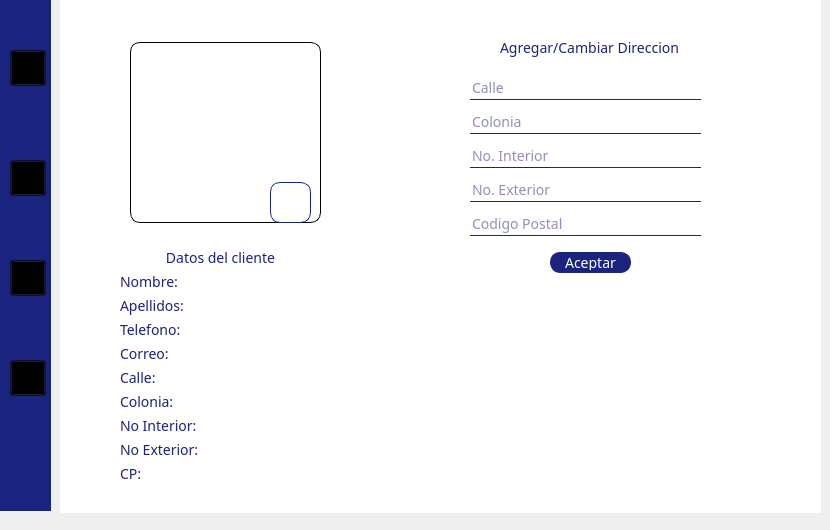
    <widget class="QWidget" name="Perfil">
     <widget class="QGroupBox" name="groupBox_16">
      <property name="geometry">
       <rect>
        <x>60</x>
        <y>-8</y>
        <width>761</width>
        <height>521</height>
       </rect>
      </property>
      <property name="styleSheet">
       <string notr="true">*{
background-color: transparent;
border: none;
font-family: rubik;
}


QGroupBox{
background-color:white;
border: none;

}

QLineEdit{
color: #1a237e;
border-bottom: 1px solid #1a237e;
border-color: #1a237e;
font-size:14px;
}

QLabel{
color:#1a237e;
background-color: transparent;
font-size:14px

}

QPushButton{
color: white;
background-color: #1a237e;
font-size:14px;
border: 1px solid #1a237e;
border-radius: 10px; 
padding: 2px 4px;
}


</string>
      </property>
      <property name="title">
       <string/>
      </property>
      <widget class="QLabel" name="fotouser">
       <property name="geometry">
        <rect>
         <x>70</x>
         <y>50</y>
         <width>191</width>
         <height>181</height>
        </rect>
       </property>
       <property name="styleSheet">
        <string notr="true">background-color: rgb(255, 255, 255);
border: 1px solid black;
border-radius:10px;</string>
       </property>
       <property name="text">
        <string/>
       </property>
      </widget>
      <widget class="QPushButton" name="CambiarFoto">
       <property name="geometry">
        <rect>
         <x>210</x>
         <y>190</y>
         <width>41</width>
         <height>41</height>
        </rect>
       </property>
       <property name="styleSheet">
        <string notr="true">QPushButton{
	border-image: url(:/Imagenes/camara.png);
    background-color: none;
    width: 36px;
    height: 36px;
}</string>
       </property>
       <property name="text">
        <string/>
       </property>
      </widget>
      <widget class="QPushButton" name="aceptar">
       <property name="geometry">
        <rect>
         <x>490</x>
         <y>260</y>
         <width>81</width>
         <height>21</height>
        </rect>
       </property>
       <property name="styleSheet">
        <string notr="true"/>
       </property>
       <property name="text">
        <string>Aceptar</string>
       </property>
      </widget>
      <widget class="QLabel" name="label_18">
       <property name="geometry">
        <rect>
         <x>440</x>
         <y>40</y>
         <width>181</width>
         <height>31</height>
        </rect>
       </property>
       <property name="text">
        <string>Agregar/Cambiar Direccion</string>
       </property>
      </widget>
      <widget class="QWidget" name="gridLayoutWidget">
       <property name="geometry">
        <rect>
         <x>60</x>
         <y>280</y>
         <width>231</width>
         <height>211</height>
        </rect>
       </property>
       <layout class="QGridLayout" name="gridLayout">
        <item row="1" column="0">
         <widget class="QLabel" name="label_20">
          <property name="text">
           <string>Apellidos:</string>
          </property>
         </widget>
        </item>
        <item row="2" column="1">
         <widget class="QLabel" name="tel">
          <property name="styleSheet">
           <string notr="true"/>
          </property>
          <property name="text">
           <string/>
          </property>
         </widget>
        </item>
        <item row="6" column="0">
         <widget class="QLabel" name="label_56">
          <property name="text">
           <string>No Interior:</string>
          </property>
         </widget>
        </item>
        <item row="7" column="0">
         <widget class="QLabel" name="label_57">
          <property name="text">
           <string>No Exterior:</string>
          </property>
         </widget>
        </item>
        <item row="0" column="0">
         <widget class="QLabel" name="label_19">
          <property name="text">
           <string>Nombre:</string>
          </property>
         </widget>
        </item>
        <item row="6" column="1">
         <widget class="QLabel" name="no_int">
          <property name="styleSheet">
           <string notr="true"/>
          </property>
          <property name="text">
           <string/>
          </property>
         </widget>
        </item>
        <item row="5" column="1">
         <widget class="QLabel" name="Colonia">
          <property name="styleSheet">
           <string notr="true"/>
          </property>
          <property name="text">
           <string/>
          </property>
         </widget>
        </item>
        <item row="8" column="1">
         <widget class="QLabel" name="codigoP">
          <property name="styleSheet">
           <string notr="true"/>
          </property>
          <property name="text">
           <string/>
          </property>
         </widget>
        </item>
        <item row="3" column="0">
         <widget class="QLabel" name="label_21">
          <property name="text">
           <string>Correo:</string>
          </property>
         </widget>
        </item>
        <item row="1" column="1">
         <widget class="QLabel" name="apellidop">
          <property name="styleSheet">
           <string notr="true"/>
          </property>
          <property name="text">
           <string/>
          </property>
         </widget>
        </item>
        <item row="2" column="0">
         <widget class="QLabel" name="label_23">
          <property name="text">
           <string>Telefono:</string>
          </property>
         </widget>
        </item>
        <item row="7" column="1">
         <widget class="QLabel" name="no_ext">
          <property name="styleSheet">
           <string notr="true"/>
          </property>
          <property name="text">
           <string/>
          </property>
         </widget>
        </item>
        <item row="5" column="0">
         <widget class="QLabel" name="label_55">
          <property name="text">
           <string>Colonia:</string>
          </property>
         </widget>
        </item>
        <item row="8" column="0">
         <widget class="QLabel" name="label_58">
          <property name="text">
           <string>CP:</string>
          </property>
         </widget>
        </item>
        <item row="4" column="1">
         <widget class="QLabel" name="Calle">
          <property name="styleSheet">
           <string notr="true"/>
          </property>
          <property name="text">
           <string/>
          </property>
         </widget>
        </item>
        <item row="3" column="1">
         <widget class="QLabel" name="correo">
          <property name="styleSheet">
           <string notr="true"/>
          </property>
          <property name="text">
           <string/>
          </property>
         </widget>
        </item>
        <item row="4" column="0">
         <widget class="QLabel" name="label_54">
          <property name="text">
           <string>Calle:</string>
          </property>
         </widget>
        </item>
        <item row="0" column="1">
         <widget class="QLabel" name="nom">
          <property name="styleSheet">
           <string notr="true"/>
          </property>
          <property name="text">
           <string/>
          </property>
         </widget>
        </item>
       </layout>
      </widget>
      <widget class="QWidget" name="verticalLayoutWidget">
       <property name="geometry">
        <rect>
         <x>410</x>
         <y>80</y>
         <width>231</width>
         <height>169</height>
        </rect>
       </property>
       <layout class="QVBoxLayout" name="verticalLayout">
        <item>
         <widget class="QLineEdit" name="calle">
          <property name="styleSheet">
           <string notr="true"/>
          </property>
          <property name="placeholderText">
           <string>Calle</string>
          </property>
         </widget>
        </item>
        <item>
         <widget class="QLineEdit" name="colonia">
          <property name="styleSheet">
           <string notr="true"/>
          </property>
          <property name="placeholderText">
           <string>Colonia</string>
          </property>
         </widget>
        </item>
        <item>
         <widget class="QLineEdit" name="no_interior">
          <property name="styleSheet">
           <string notr="true"/>
          </property>
          <property name="placeholderText">
           <string>No. Interior</string>
          </property>
         </widget>
        </item>
        <item>
         <widget class="QLineEdit" name="no_exterior">
          <property name="styleSheet">
           <string notr="true"/>
          </property>
          <property name="placeholderText">
           <string>No. Exterior</string>
          </property>
         </widget>
        </item>
        <item>
         <widget class="QLineEdit" name="cp">
          <property name="styleSheet">
           <string notr="true"/>
          </property>
          <property name="placeholderText">
           <string>Codigo Postal</string>
          </property>
         </widget>
        </item>
       </layout>
      </widget>
      <widget class="QLabel" name="label_30">
       <property name="geometry">
        <rect>
         <x>70</x>
         <y>250</y>
         <width>181</width>
         <height>31</height>
        </rect>
       </property>
       <property name="styleSheet">
        <string notr="true">#label_30{text-align:center;}
</string>
       </property>
       <property name="text">
        <string>Datos del cliente</string>
       </property>
       <property name="alignment">
        <set>Qt::AlignCenter</set>
       </property>
      </widget>
     </widget>
     <widget class="QGroupBox" name="groupBox_31">
      <property name="geometry">
       <rect>
        <x>0</x>
        <y>0</y>
        <width>51</width>
        <height>511</height>
       </rect>
      </property>
      <property name="styleSheet">
       <string notr="true">QGroupBox{
	background-color: #1a237e;
border: none;

}
QPushButton{
	background:transparent;
}</string>
      </property>
      <property name="title">
       <string/>
      </property>
      <widget class="QPushButton" name="estacionamiento_3">
       <property name="geometry">
        <rect>
         <x>10</x>
         <y>50</y>
         <width>36</width>
         <height>36</height>
        </rect>
       </property>
       <property name="styleSheet">
        <string notr="true">QPushButton{
 border-image:url(:/Imagenes/estacionamiento.png);
    background-repeat: no-repeat;
    width: 36px;
    height: 36px;
}

</string>
       </property>
       <property name="text">
        <string/>
       </property>
      </widget>
      <widget class="QPushButton" name="salir_3">
       <property name="geometry">
        <rect>
         <x>10</x>
         <y>360</y>
         <width>36</width>
         <height>36</height>
        </rect>
       </property>
       <property name="styleSheet">
        <string notr="true">QPushButton{
	border-image: url(:/Imagenes/salir.png);
    background-repeat: no-repeat;
    width: 36px;
    height: 36px;
}
</string>
       </property>
       <property name="text">
        <string/>
       </property>
      </widget>
      <widget class="QPushButton" name="reservacion_3">
       <property name="geometry">
        <rect>
         <x>10</x>
         <y>260</y>
         <width>36</width>
         <height>36</height>
        </rect>
       </property>
       <property name="styleSheet">
        <string notr="true">QPushButton{
	border-image: url(:/Imagenes/factura.png);
    background-repeat: no-repeat;
    width: 36px;
    height: 36px;
}
</string>
       </property>
       <property name="text">
        <string/>
       </property>
      </widget>
      <widget class="QPushButton" name="perfil_3">
       <property name="geometry">
        <rect>
         <x>10</x>
         <y>160</y>
         <width>36</width>
         <height>36</height>
        </rect>
       </property>
       <property name="styleSheet">
        <string notr="true">QPushButton{
	border-image: url(:/Imagenes/user1.png);
    background-repeat: no-repeat;
    width: 36px;
    height: 36px;
}
</string>
       </property>
       <property name="text">
        <string/>
       </property>
      </widget>
     </widget>
    </widget>
